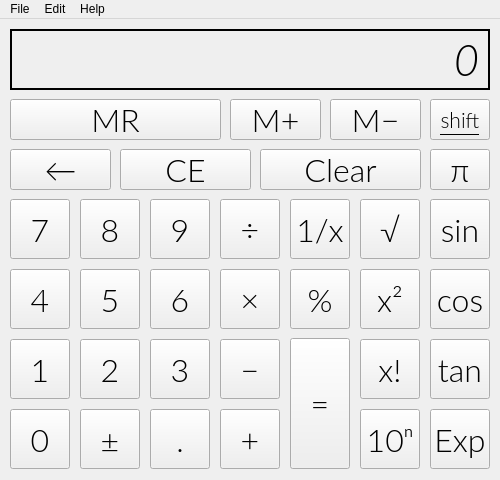
<?xml version="1.0" encoding="UTF-8"?>
<ui version="4.0">
 <class>MainWindow</class>
 <widget class="QMainWindow" name="MainWindow">
  <property name="geometry">
   <rect>
    <x>0</x>
    <y>0</y>
    <width>500</width>
    <height>480</height>
   </rect>
  </property>
  <property name="windowTitle">
   <string>ProCalc 2.0</string>
  </property>
  <widget class="QWidget" name="centralwidget">
   <widget class="QPushButton" name="pushButton">
    <property name="geometry">
     <rect>
      <x>10</x>
      <y>390</y>
      <width>60</width>
      <height>60</height>
     </rect>
    </property>
    <property name="font">
     <font>
      <family>Lato Light</family>
      <pointsize>24</pointsize>
      <weight>50</weight>
      <bold>false</bold>
     </font>
    </property>
    <property name="text">
     <string>0</string>
    </property>
   </widget>
   <widget class="QPushButton" name="pushButton_12">
    <property name="geometry">
     <rect>
      <x>80</x>
      <y>390</y>
      <width>60</width>
      <height>60</height>
     </rect>
    </property>
    <property name="font">
     <font>
      <family>Lato Light</family>
      <pointsize>24</pointsize>
      <weight>50</weight>
      <bold>false</bold>
     </font>
    </property>
    <property name="text">
     <string>±</string>
    </property>
   </widget>
   <widget class="QPushButton" name="pushButton_11">
    <property name="geometry">
     <rect>
      <x>150</x>
      <y>390</y>
      <width>60</width>
      <height>60</height>
     </rect>
    </property>
    <property name="font">
     <font>
      <family>Lato Light</family>
      <pointsize>24</pointsize>
      <weight>50</weight>
      <bold>false</bold>
     </font>
    </property>
    <property name="text">
     <string>.</string>
    </property>
   </widget>
   <widget class="QPushButton" name="pushButton_10">
    <property name="geometry">
     <rect>
      <x>10</x>
      <y>320</y>
      <width>60</width>
      <height>60</height>
     </rect>
    </property>
    <property name="font">
     <font>
      <family>Lato Light</family>
      <pointsize>24</pointsize>
      <weight>50</weight>
      <bold>false</bold>
     </font>
    </property>
    <property name="text">
     <string>1</string>
    </property>
   </widget>
   <widget class="QPushButton" name="pushButton_9">
    <property name="geometry">
     <rect>
      <x>80</x>
      <y>320</y>
      <width>60</width>
      <height>60</height>
     </rect>
    </property>
    <property name="font">
     <font>
      <family>Lato Light</family>
      <pointsize>24</pointsize>
      <weight>50</weight>
      <bold>false</bold>
     </font>
    </property>
    <property name="text">
     <string>2</string>
    </property>
   </widget>
   <widget class="QPushButton" name="pushButton_5">
    <property name="geometry">
     <rect>
      <x>150</x>
      <y>320</y>
      <width>60</width>
      <height>60</height>
     </rect>
    </property>
    <property name="font">
     <font>
      <family>Lato Light</family>
      <pointsize>24</pointsize>
      <weight>50</weight>
      <bold>false</bold>
     </font>
    </property>
    <property name="text">
     <string>3</string>
    </property>
   </widget>
   <widget class="QPushButton" name="pushButton_4">
    <property name="geometry">
     <rect>
      <x>10</x>
      <y>250</y>
      <width>60</width>
      <height>60</height>
     </rect>
    </property>
    <property name="font">
     <font>
      <family>Lato Light</family>
      <pointsize>24</pointsize>
      <weight>50</weight>
      <bold>false</bold>
     </font>
    </property>
    <property name="text">
     <string>4</string>
    </property>
   </widget>
   <widget class="QPushButton" name="pushButton_8">
    <property name="geometry">
     <rect>
      <x>80</x>
      <y>250</y>
      <width>60</width>
      <height>60</height>
     </rect>
    </property>
    <property name="font">
     <font>
      <family>Lato Light</family>
      <pointsize>24</pointsize>
      <weight>50</weight>
      <bold>false</bold>
     </font>
    </property>
    <property name="text">
     <string>5</string>
    </property>
   </widget>
   <widget class="QPushButton" name="pushButton_3">
    <property name="geometry">
     <rect>
      <x>150</x>
      <y>250</y>
      <width>60</width>
      <height>60</height>
     </rect>
    </property>
    <property name="font">
     <font>
      <family>Lato Light</family>
      <pointsize>24</pointsize>
      <weight>50</weight>
      <bold>false</bold>
     </font>
    </property>
    <property name="text">
     <string>6</string>
    </property>
   </widget>
   <widget class="QPushButton" name="pushButton_7">
    <property name="geometry">
     <rect>
      <x>10</x>
      <y>180</y>
      <width>60</width>
      <height>60</height>
     </rect>
    </property>
    <property name="font">
     <font>
      <family>Lato Light</family>
      <pointsize>24</pointsize>
      <weight>50</weight>
      <bold>false</bold>
     </font>
    </property>
    <property name="text">
     <string>7</string>
    </property>
   </widget>
   <widget class="QPushButton" name="pushButton_6">
    <property name="geometry">
     <rect>
      <x>80</x>
      <y>180</y>
      <width>60</width>
      <height>60</height>
     </rect>
    </property>
    <property name="font">
     <font>
      <family>Lato Light</family>
      <pointsize>24</pointsize>
      <weight>50</weight>
      <bold>false</bold>
     </font>
    </property>
    <property name="text">
     <string>8</string>
    </property>
   </widget>
   <widget class="QPushButton" name="pushButton_2">
    <property name="geometry">
     <rect>
      <x>150</x>
      <y>180</y>
      <width>60</width>
      <height>60</height>
     </rect>
    </property>
    <property name="font">
     <font>
      <family>Lato Light</family>
      <pointsize>24</pointsize>
      <weight>50</weight>
      <bold>false</bold>
     </font>
    </property>
    <property name="text">
     <string>9</string>
    </property>
   </widget>
   <widget class="QPushButton" name="pushButton_13">
    <property name="geometry">
     <rect>
      <x>220</x>
      <y>250</y>
      <width>60</width>
      <height>60</height>
     </rect>
    </property>
    <property name="font">
     <font>
      <family>Lato Light</family>
      <pointsize>24</pointsize>
      <weight>50</weight>
      <bold>false</bold>
     </font>
    </property>
    <property name="text">
     <string>×</string>
    </property>
   </widget>
   <widget class="QPushButton" name="pushButton_14">
    <property name="geometry">
     <rect>
      <x>220</x>
      <y>390</y>
      <width>60</width>
      <height>60</height>
     </rect>
    </property>
    <property name="font">
     <font>
      <family>Lato Light</family>
      <pointsize>24</pointsize>
      <weight>50</weight>
      <bold>false</bold>
     </font>
    </property>
    <property name="text">
     <string>+</string>
    </property>
   </widget>
   <widget class="QPushButton" name="pushButton_15">
    <property name="geometry">
     <rect>
      <x>220</x>
      <y>320</y>
      <width>60</width>
      <height>60</height>
     </rect>
    </property>
    <property name="font">
     <font>
      <family>Lato Light</family>
      <pointsize>24</pointsize>
      <weight>50</weight>
      <bold>false</bold>
     </font>
    </property>
    <property name="text">
     <string>−</string>
    </property>
   </widget>
   <widget class="QPushButton" name="pushButton_16">
    <property name="geometry">
     <rect>
      <x>220</x>
      <y>180</y>
      <width>60</width>
      <height>60</height>
     </rect>
    </property>
    <property name="font">
     <font>
      <family>Lato Light</family>
      <pointsize>24</pointsize>
      <weight>50</weight>
      <bold>false</bold>
     </font>
    </property>
    <property name="text">
     <string>÷</string>
    </property>
   </widget>
   <widget class="QPushButton" name="pushButton_17">
    <property name="geometry">
     <rect>
      <x>290</x>
      <y>180</y>
      <width>60</width>
      <height>60</height>
     </rect>
    </property>
    <property name="font">
     <font>
      <family>Lato Light</family>
      <pointsize>24</pointsize>
      <weight>50</weight>
      <bold>false</bold>
     </font>
    </property>
    <property name="text">
     <string>1/x</string>
    </property>
   </widget>
   <widget class="QPushButton" name="pushButton_19">
    <property name="geometry">
     <rect>
      <x>290</x>
      <y>319</y>
      <width>60</width>
      <height>131</height>
     </rect>
    </property>
    <property name="font">
     <font>
      <family>Lato Light</family>
      <pointsize>24</pointsize>
      <weight>50</weight>
      <bold>false</bold>
     </font>
    </property>
    <property name="text">
     <string>=</string>
    </property>
   </widget>
   <widget class="QPushButton" name="pushButton_20">
    <property name="geometry">
     <rect>
      <x>290</x>
      <y>250</y>
      <width>60</width>
      <height>60</height>
     </rect>
    </property>
    <property name="font">
     <font>
      <family>Lato Light</family>
      <pointsize>24</pointsize>
      <weight>50</weight>
      <bold>false</bold>
     </font>
    </property>
    <property name="text">
     <string>%</string>
    </property>
   </widget>
   <widget class="QPushButton" name="pushButton_18">
    <property name="geometry">
     <rect>
      <x>360</x>
      <y>180</y>
      <width>60</width>
      <height>60</height>
     </rect>
    </property>
    <property name="font">
     <font>
      <family>Lato Light</family>
      <pointsize>24</pointsize>
      <weight>50</weight>
      <bold>false</bold>
     </font>
    </property>
    <property name="text">
     <string>√</string>
    </property>
   </widget>
   <widget class="QPushButton" name="pushButton_21">
    <property name="geometry">
     <rect>
      <x>360</x>
      <y>320</y>
      <width>60</width>
      <height>60</height>
     </rect>
    </property>
    <property name="font">
     <font>
      <family>Lato Light</family>
      <pointsize>24</pointsize>
      <weight>50</weight>
      <bold>false</bold>
     </font>
    </property>
    <property name="text">
     <string>x!</string>
    </property>
   </widget>
   <widget class="QPushButton" name="pushButton_22">
    <property name="geometry">
     <rect>
      <x>360</x>
      <y>390</y>
      <width>60</width>
      <height>60</height>
     </rect>
    </property>
    <property name="font">
     <font>
      <family>Lato Light</family>
      <pointsize>24</pointsize>
      <weight>50</weight>
      <bold>false</bold>
     </font>
    </property>
    <property name="text">
     <string>10ⁿ</string>
    </property>
   </widget>
   <widget class="QPushButton" name="pushButton_23">
    <property name="geometry">
     <rect>
      <x>360</x>
      <y>250</y>
      <width>60</width>
      <height>60</height>
     </rect>
    </property>
    <property name="font">
     <font>
      <family>Lato Light</family>
      <pointsize>24</pointsize>
      <weight>50</weight>
      <bold>false</bold>
     </font>
    </property>
    <property name="text">
     <string>x²</string>
    </property>
   </widget>
   <widget class="QPushButton" name="pushButton_24">
    <property name="geometry">
     <rect>
      <x>430</x>
      <y>320</y>
      <width>60</width>
      <height>60</height>
     </rect>
    </property>
    <property name="font">
     <font>
      <family>Lato Light</family>
      <pointsize>24</pointsize>
      <weight>50</weight>
      <bold>false</bold>
     </font>
    </property>
    <property name="text">
     <string>tan</string>
    </property>
   </widget>
   <widget class="QPushButton" name="pushButton_25">
    <property name="geometry">
     <rect>
      <x>430</x>
      <y>390</y>
      <width>60</width>
      <height>60</height>
     </rect>
    </property>
    <property name="font">
     <font>
      <family>Lato Light</family>
      <pointsize>24</pointsize>
      <weight>50</weight>
      <bold>false</bold>
     </font>
    </property>
    <property name="text">
     <string>Exp</string>
    </property>
   </widget>
   <widget class="QPushButton" name="pushButton_26">
    <property name="geometry">
     <rect>
      <x>430</x>
      <y>250</y>
      <width>60</width>
      <height>60</height>
     </rect>
    </property>
    <property name="font">
     <font>
      <family>Lato Light</family>
      <pointsize>24</pointsize>
      <weight>50</weight>
      <bold>false</bold>
     </font>
    </property>
    <property name="text">
     <string>cos</string>
    </property>
   </widget>
   <widget class="QPushButton" name="pushButton_27">
    <property name="geometry">
     <rect>
      <x>430</x>
      <y>180</y>
      <width>60</width>
      <height>60</height>
     </rect>
    </property>
    <property name="font">
     <font>
      <family>Lato Light</family>
      <pointsize>24</pointsize>
      <weight>50</weight>
      <bold>false</bold>
     </font>
    </property>
    <property name="text">
     <string>sin</string>
    </property>
   </widget>
   <widget class="QPushButton" name="pushButton_28">
    <property name="geometry">
     <rect>
      <x>10</x>
      <y>130</y>
      <width>101</width>
      <height>41</height>
     </rect>
    </property>
    <property name="font">
     <font>
      <family>Lato Light</family>
      <pointsize>24</pointsize>
      <weight>50</weight>
      <bold>false</bold>
     </font>
    </property>
    <property name="text">
     <string>←</string>
    </property>
   </widget>
   <widget class="QPushButton" name="pushButton_29">
    <property name="geometry">
     <rect>
      <x>120</x>
      <y>130</y>
      <width>131</width>
      <height>41</height>
     </rect>
    </property>
    <property name="font">
     <font>
      <family>Lato Light</family>
      <pointsize>24</pointsize>
      <weight>50</weight>
      <bold>false</bold>
     </font>
    </property>
    <property name="text">
     <string>CE</string>
    </property>
   </widget>
   <widget class="QPushButton" name="pushButton_30">
    <property name="geometry">
     <rect>
      <x>260</x>
      <y>130</y>
      <width>161</width>
      <height>41</height>
     </rect>
    </property>
    <property name="font">
     <font>
      <family>Lato Light</family>
      <pointsize>24</pointsize>
      <weight>50</weight>
      <bold>false</bold>
     </font>
    </property>
    <property name="text">
     <string>Clear</string>
    </property>
   </widget>
   <widget class="QPushButton" name="pushButton_31">
    <property name="geometry">
     <rect>
      <x>430</x>
      <y>130</y>
      <width>60</width>
      <height>41</height>
     </rect>
    </property>
    <property name="font">
     <font>
      <family>Lato Light</family>
      <pointsize>24</pointsize>
      <weight>50</weight>
      <bold>false</bold>
     </font>
    </property>
    <property name="text">
     <string>π</string>
    </property>
   </widget>
   <widget class="QPushButton" name="pushButton_32">
    <property name="geometry">
     <rect>
      <x>10</x>
      <y>80</y>
      <width>211</width>
      <height>41</height>
     </rect>
    </property>
    <property name="font">
     <font>
      <family>Lato Light</family>
      <pointsize>24</pointsize>
      <weight>50</weight>
      <bold>false</bold>
     </font>
    </property>
    <property name="text">
     <string>MR</string>
    </property>
   </widget>
   <widget class="QPushButton" name="pushButton_33">
    <property name="geometry">
     <rect>
      <x>230</x>
      <y>80</y>
      <width>91</width>
      <height>41</height>
     </rect>
    </property>
    <property name="font">
     <font>
      <family>Lato Light</family>
      <pointsize>24</pointsize>
      <weight>50</weight>
      <bold>false</bold>
     </font>
    </property>
    <property name="text">
     <string>M+</string>
    </property>
   </widget>
   <widget class="QPushButton" name="pushButton_34">
    <property name="geometry">
     <rect>
      <x>330</x>
      <y>80</y>
      <width>91</width>
      <height>41</height>
     </rect>
    </property>
    <property name="font">
     <font>
      <family>Lato Light</family>
      <pointsize>24</pointsize>
      <weight>50</weight>
      <bold>false</bold>
     </font>
    </property>
    <property name="text">
     <string>M−</string>
    </property>
   </widget>
   <widget class="QPushButton" name="pushButton_35">
    <property name="geometry">
     <rect>
      <x>430</x>
      <y>80</y>
      <width>60</width>
      <height>41</height>
     </rect>
    </property>
    <property name="font">
     <font>
      <family>Lato Light</family>
      <pointsize>16</pointsize>
      <weight>50</weight>
      <bold>false</bold>
      <underline>true</underline>
     </font>
    </property>
    <property name="text">
     <string>shift</string>
    </property>
   </widget>
   <widget class="QLabel" name="label">
    <property name="geometry">
     <rect>
      <x>10</x>
      <y>10</y>
      <width>480</width>
      <height>61</height>
     </rect>
    </property>
    <property name="font">
     <font>
      <family>Lato Light</family>
      <pointsize>32</pointsize>
      <italic>true</italic>
     </font>
    </property>
    <property name="frameShape">
     <enum>QFrame::Box</enum>
    </property>
    <property name="frameShadow">
     <enum>QFrame::Plain</enum>
    </property>
    <property name="lineWidth">
     <number>2</number>
    </property>
    <property name="text">
     <string>0</string>
    </property>
    <property name="alignment">
     <set>Qt::AlignRight|Qt::AlignTrailing|Qt::AlignVCenter</set>
    </property>
    <property name="margin">
     <number>0</number>
    </property>
   </widget>
  </widget>
  <widget class="QMenuBar" name="menubar">
   <property name="geometry">
    <rect>
     <x>0</x>
     <y>0</y>
     <width>500</width>
     <height>22</height>
    </rect>
   </property>
   <widget class="QMenu" name="menuFile">
    <property name="title">
     <string>File</string>
    </property>
    <addaction name="actionSettings"/>
    <addaction name="separator"/>
    <addaction name="actionQuit"/>
   </widget>
   <widget class="QMenu" name="menuEdit">
    <property name="title">
     <string>Edit</string>
    </property>
    <addaction name="actionCopy"/>
    <addaction name="actionPaste"/>
   </widget>
   <widget class="QMenu" name="menuHelp">
    <property name="title">
     <string>Help</string>
    </property>
    <addaction name="actionAbout_Qt"/>
    <addaction name="separator"/>
    <addaction name="actionAbout"/>
   </widget>
   <addaction name="menuFile"/>
   <addaction name="menuEdit"/>
   <addaction name="menuHelp"/>
  </widget>
  <action name="actionSettings">
   <property name="text">
    <string>Settings</string>
   </property>
   <property name="shortcut">
    <string>Ctrl+S</string>
   </property>
  </action>
  <action name="actionCopy">
   <property name="text">
    <string>Copy</string>
   </property>
   <property name="shortcut">
    <string>Ctrl+C</string>
   </property>
  </action>
  <action name="actionPaste">
   <property name="text">
    <string>Paste</string>
   </property>
   <property name="shortcut">
    <string>Ctrl+V</string>
   </property>
  </action>
  <action name="actionAbout_Qt">
   <property name="text">
    <string>About Qt</string>
   </property>
  </action>
  <action name="actionAbout">
   <property name="text">
    <string>About</string>
   </property>
  </action>
  <action name="actionQuit">
   <property name="text">
    <string>Quit</string>
   </property>
   <property name="shortcut">
    <string>Ctrl+Q</string>
   </property>
  </action>
 </widget>
 <resources/>
 <connections/>
</ui>
